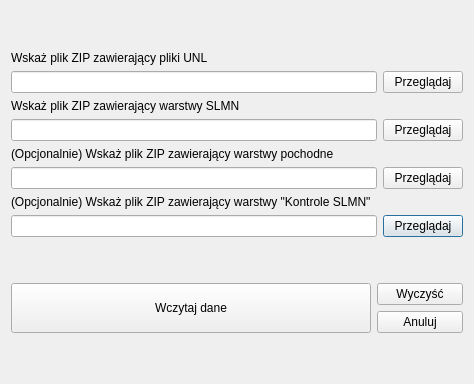
<?xml version="1.0" encoding="UTF-8"?>
<ui version="4.0">
 <class>LMN_to_QGISDialogBase</class>
 <widget class="QDialog" name="LMN_to_QGISDialogBase">
  <property name="geometry">
   <rect>
    <x>0</x>
    <y>0</y>
    <width>485</width>
    <height>305</height>
   </rect>
  </property>
  <property name="windowTitle">
   <string>LMN to QGIS</string>
  </property>
  <property name="sizeGripEnabled">
   <bool>false</bool>
  </property>
  <layout class="QGridLayout" name="gridLayout">
   <property name="sizeConstraint">
    <enum>QLayout::SetFixedSize</enum>
   </property>
   <item row="4" column="0">
    <spacer name="verticalSpacer_2">
     <property name="orientation">
      <enum>Qt::Vertical</enum>
     </property>
     <property name="sizeHint" stdset="0">
      <size>
       <width>20</width>
       <height>40</height>
      </size>
     </property>
    </spacer>
   </item>
   <item row="9" column="0" colspan="2">
    <widget class="QLineEdit" name="leSLMN"/>
   </item>
   <item row="14" column="2">
    <widget class="QPushButton" name="pbBrowseKSLMN">
     <property name="text">
      <string>Przeglądaj</string>
     </property>
    </widget>
   </item>
   <item row="5" column="0" colspan="2">
    <widget class="QLabel" name="label_2">
     <property name="text">
      <string>Wskaż plik ZIP zawierający pliki UNL</string>
     </property>
    </widget>
   </item>
   <item row="16" column="0" rowspan="2">
    <widget class="QPushButton" name="pbLoad">
     <property name="maximumSize">
      <size>
       <width>16777215</width>
       <height>1800</height>
      </size>
     </property>
     <property name="text">
      <string>Wczytaj dane</string>
     </property>
    </widget>
   </item>
   <item row="17" column="1" colspan="2">
    <widget class="QPushButton" name="pbCancel">
     <property name="text">
      <string>Anuluj</string>
     </property>
    </widget>
   </item>
   <item row="12" column="0" colspan="2">
    <widget class="QLineEdit" name="lePOCH"/>
   </item>
   <item row="11" column="0" colspan="2">
    <widget class="QLabel" name="label_3">
     <property name="text">
      <string>(Opcjonalnie) Wskaż plik ZIP zawierający warstwy pochodne</string>
     </property>
    </widget>
   </item>
   <item row="13" column="0">
    <widget class="QLabel" name="label_4">
     <property name="text">
      <string>(Opcjonalnie) Wskaż plik ZIP zawierający warstwy &quot;Kontrole SLMN&quot;</string>
     </property>
    </widget>
   </item>
   <item row="14" column="0" colspan="2">
    <widget class="QLineEdit" name="leKSLMN"/>
   </item>
   <item row="15" column="0">
    <spacer name="verticalSpacer">
     <property name="orientation">
      <enum>Qt::Vertical</enum>
     </property>
     <property name="sizeHint" stdset="0">
      <size>
       <width>20</width>
       <height>40</height>
      </size>
     </property>
    </spacer>
   </item>
   <item row="16" column="1" colspan="2">
    <widget class="QPushButton" name="pbVacuum">
     <property name="text">
      <string>Wyczyść</string>
     </property>
    </widget>
   </item>
   <item row="8" column="0">
    <widget class="QLabel" name="label">
     <property name="text">
      <string>Wskaż plik ZIP zawierający warstwy SLMN</string>
     </property>
    </widget>
   </item>
   <item row="6" column="0" colspan="2">
    <widget class="QLineEdit" name="leUNL"/>
   </item>
   <item row="18" column="0">
    <spacer name="verticalSpacer_3">
     <property name="orientation">
      <enum>Qt::Vertical</enum>
     </property>
     <property name="sizeHint" stdset="0">
      <size>
       <width>20</width>
       <height>40</height>
      </size>
     </property>
    </spacer>
   </item>
   <item row="6" column="2">
    <widget class="QPushButton" name="pbBrowseUNL">
     <property name="text">
      <string>Przeglądaj</string>
     </property>
    </widget>
   </item>
   <item row="12" column="2">
    <widget class="QPushButton" name="pbBrowsePOCH">
     <property name="text">
      <string>Przeglądaj</string>
     </property>
    </widget>
   </item>
   <item row="9" column="2">
    <widget class="QPushButton" name="pbBrowseSLMN">
     <property name="toolTipDuration">
      <number>7</number>
     </property>
     <property name="text">
      <string>Przeglądaj</string>
     </property>
    </widget>
   </item>
  </layout>
  <action name="action_Open">
   <property name="text">
    <string>&amp;Open...</string>
   </property>
  </action>
 </widget>
 <resources/>
 <connections/>
</ui>
